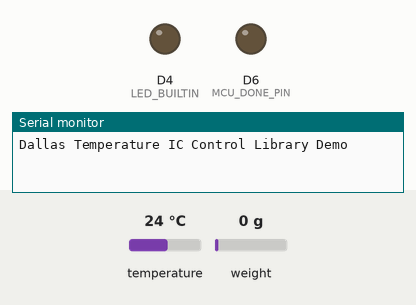
A program run on a simulated ESP8266 (Wemos D1 mini). Parts: output pins drawn as LEDs (lit = HIGH, except the on-board LED, lit = LOW), the last lines printed to the serial monitor. Inputs (shaded band) come from the test bench; at power-on: temperature 24 °C, weight on the scale 0 g.

Above: at 0.1 s.
At 6.1 s:
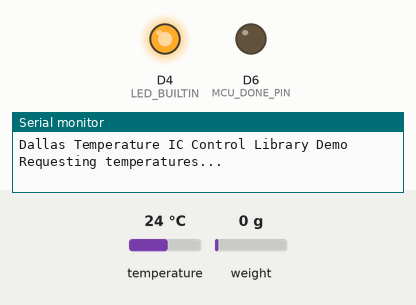
Timing chart, 0 to 7.6 s (numbered marks = the images above):
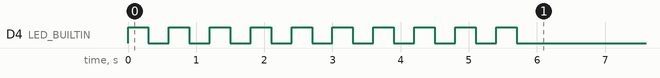

The program:

main.cpp
```cpp
#include <Arduino.h>

//
// This sketch does not use the ALARM registers and uses those 2 bytes as a counter
// these 2 bytes can be used for other purposes as well e.g. last temperature or
// a specific ID.
//

#include <OneWire.h>
#include <DallasTemperature.h>

#include "HX711.h"

// HX711 circuit wiring
const int LOADCELL_DOUT_PIN = D2;
const int LOADCELL_SCK_PIN = D1;

// 2. Adjustment settings
const long LOADCELL_OFFSET = 46441;//2461 100.01 g weight.
const float LOADCELL_DIVIDER = -11.4;//-18.18/2;

HX711 scale;

// Data wire is plugged into port 2 on the Arduino
#define ONE_WIRE_BUS D5

// Setup a oneWire instance to communicate with any OneWire devices (not just Maxim/Dallas temperature ICs)
OneWire oneWire(ONE_WIRE_BUS);

// Pass our oneWire reference to Dallas Temperature.
DallasTemperature sensors(&oneWire);

int count = 0;
#define MCU_DONE_PIN D6
void sleepRoutine(){
  for(int i=0;i<10;i++)
  {
    digitalWrite(LED_BUILTIN,HIGH);
    delay(300);
    digitalWrite(LED_BUILTIN,LOW);
    delay(300);
  }

  digitalWrite(MCU_DONE_PIN,HIGH);
  delay(1);
  digitalWrite(MCU_DONE_PIN,LOW);
}
void setup(void)
{
  pinMode(D0,INPUT);
  pinMode(LED_BUILTIN,OUTPUT);
  pinMode(MCU_DONE_PIN,OUTPUT);
  digitalWrite(MCU_DONE_PIN,LOW);

  // start serial port
  Serial.begin(9600);
  Serial.println("Dallas Temperature IC Control Library Demo");


  sleepRoutine();
  // Start up the library
  sensors.begin();


  scale.begin(LOADCELL_DOUT_PIN, LOADCELL_SCK_PIN,64);
  scale.set_scale(LOADCELL_DIVIDER);
  scale.set_offset(LOADCELL_OFFSET);

}

void loop(void)
{
  // call sensors.requestTemperatures() to issue a global temperature
  // request to all devices on the bus
  Serial.print("Requesting temperatures...");
  sensors.requestTemperatures(); // Send the command to get temperatures
  Serial.println("DONE");

  Serial.print("Temperature for the device 1 (index 0) is: ");
  Serial.println(sensors.getTempCByIndex(0));

  count++;
  sensors.setUserDataByIndex(0, count);
  int x = sensors.getUserDataByIndex(0);
  Serial.println(count);


    if (scale.wait_ready_timeout(1000)) {
    long reading = scale.read();
    Serial.print("HX711 reading: ");
    Serial.println(reading);
    // 4. Acquire reading
    Serial.print("Weight: ");
    Serial.println(scale.get_units(10), 2);
  } else {
    Serial.println("HX711 not found.");
  }

  delay(1500);
}
```
